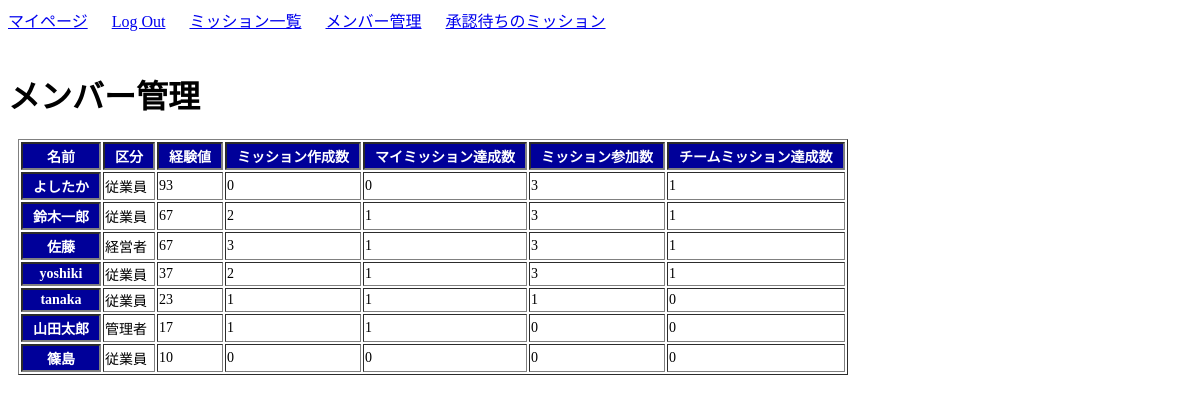
/management/ (signed in), run on an earlier commit of the app's database.
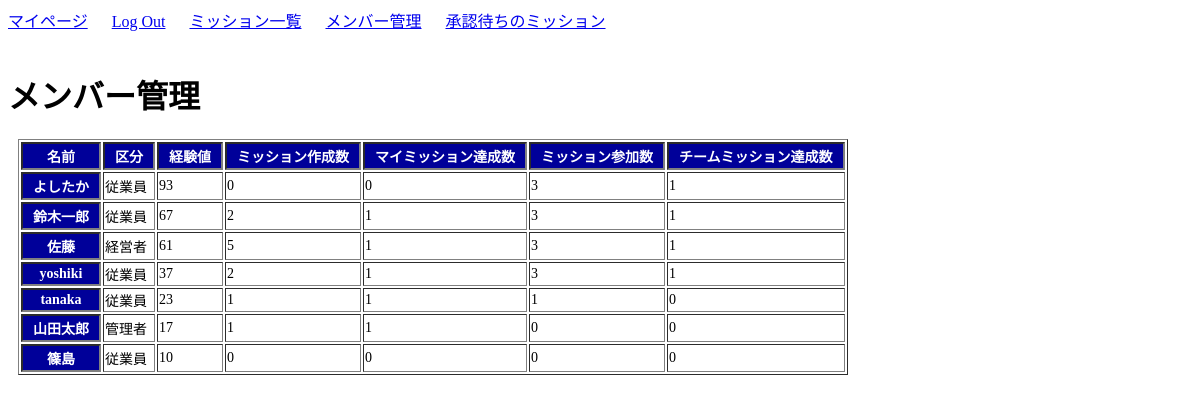
And on a later commit of the database.
### user/models.py (models this page shows, shortened)
class Profile(models.Model):
    user = models.OneToOneField(User, on_delete=models.CASCADE)
    kubun = models.CharField(verbose_name='区分',
                             max_length=2,
                             choices=KUBUN_CHOICES,
                             blank=True)
    exp_total = models.IntegerField(verbose_name='経験値', default=10)
    create_count = models.IntegerField(default=0)         # ミッション作成回数
    my_success_count = models.IntegerField(default=0)     # 自ら作成したミッションの達成数
    join_count = models.IntegerField(default=0)           # ミッション参加回数
    team_success_count = models.IntegerField(default=0)   # 参加したミッションの達成回数

### user/views.py (the view)
# urls.py: path('management/', views.management, name='management'),
def management(request):
    all_profile_ = Profile.objects.all()
    all_profile = sorted(all_profile_, key=lambda x: x.exp_total, reverse=True)
    contents = {
        'all_profile': all_profile,
        'profile': Profile.objects.get(user=request.user)
        }
    return render(request, 'user/management.html', contents)

### user/templates/user/management.html
{% extends 'mission/base.html' %}
{% block body %}
<br>
<br>
<h1>メンバー管理</h1>
<table border="1">
    <tr>
        <th>名前</th><th>区分</th><th>経験値</th><th>ミッション作成数</th><th>マイミッション達成数</th><th>ミッション参加数</th><th>チームミッション達成数</th>
    </tr>
    {% for item in all_profile %}
    <tr>
        <th>{{ item.user.username }}</th><td>{{ item.get_kubun_display }}</td><td>{{ item.exp_total }}</td><td>{{ item.create_count }}</td><td>{{ item.my_success_count }}</td><td>{{ item.join_count }}</td><td>{{ item.team_success_count }}</td>
    </tr>
    {% endfor %}
</table>
{% endblock body %}

What changed in the data, as far as the page shows it:
changed Profile "経営者": exp_total "67" → "61"; create_count "3" → "5"
